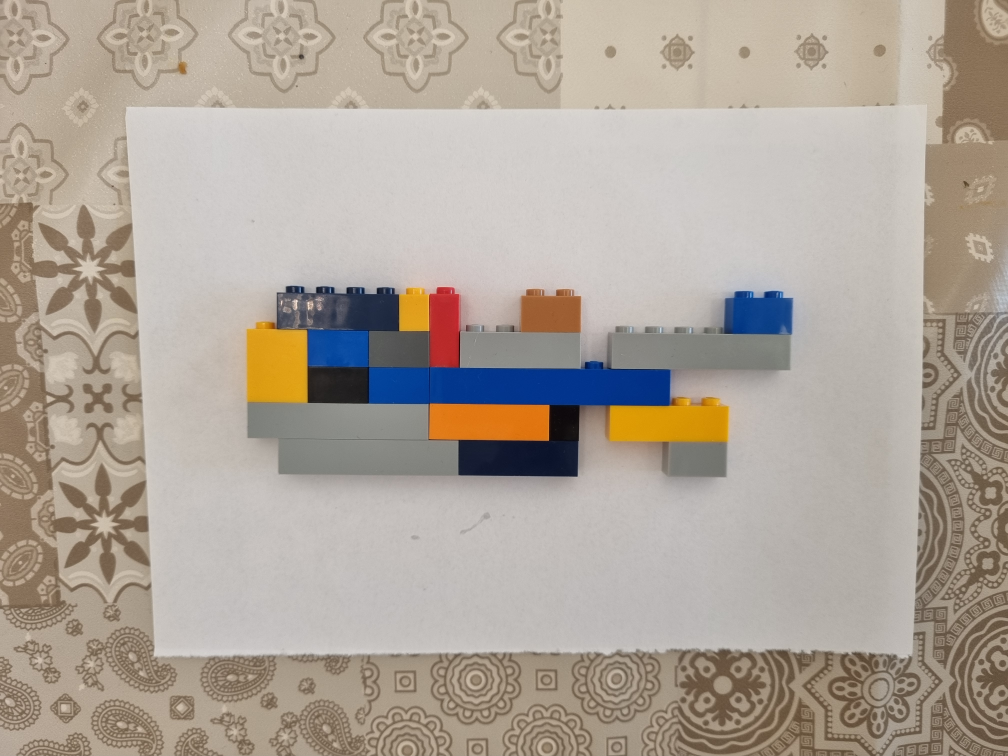
#> input picture fishImages/fish1/fish1_1.jpg, 4032 x 3024 px, found by its file name (shown at 1/4 size)
$ python DominantColors.py
#> lines starting #> are read from the running program, lines starting #| are printed output that depends on the picture
import cv2 as cv
import numpy as np

#createBars funktion laver en bar med farverne og deres farvekoder. når scriptet er testet færdig skal den ændres til kun at returnere farvekode
def createBars(height, width, color):
    bar = np.zeros((height, width, 3), np.uint8)
    bar [:] = color
    red, green, blue = int(color[2]), int(color[1]), int(color[0]) #correct from bgr to rgb
    return bar, (red, green, blue)

img = cv.imread('C:/Users/pauls/PycharmProjects/MED3_ProjektGit/fishImages/fish1/fish1_1.jpg')
#> img is the input picture: shape (3024, 4032, 3); mean B, G, R 152.8, 163.5, 173.6
img = cv.resize(img,(1008,756))
#> img: shape (756, 1008, 3)
img = img[270:500,220:800] #cropout of fish
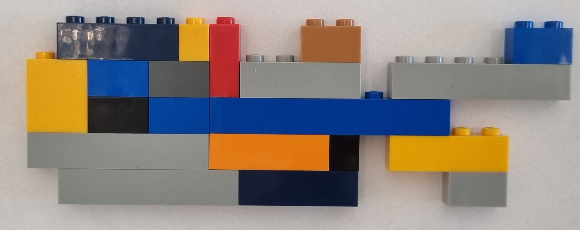
#> img: shape (230, 580, 3); mean B, G, R 127.3, 133.5, 142
img = img[28:59,58:178] #cropout of block
#> img: shape (31, 120, 3)
height, width, _ = np.shape(img) #height and width required for calculating pixels
#> height = 31; width = 120

data = np.reshape(img,(height * width, 3)) #get all pixel values into a list
data = np.float32(data) #convert to float

clusterAmount = 3 #amount of colors to find
criteria = (cv.TERM_CRITERIA_EPS + cv.TERM_CRITERIA_MAX_ITER, 15, 2.0) #maximum iterations and desired accuracy for criteria
flags = cv.KMEANS_RANDOM_CENTERS #KMEANS_RANDOM/PP_CENTERS
compactness, labels, centers = cv.kmeans(data, clusterAmount, None, criteria, 10, flags=flags)
#> compactness = 1984578.6; labels = 3720 values, max 2 at index 57, min 0 at index 7, mean 1.37; centers = [[142.7, 144.6, 155.9], [94.45, 83.98, 84], [67.52, 45.79, 35.93]]

#til createBars function
font = cv.FONT_HERSHEY_SIMPLEX
bars = []
rgbValues = []

for index, row in enumerate(centers):
    bar, rgb = createBars(180, 180, row)
    bars.append(bar)
    rgbValues.append(rgb)
#> this loop made 3 passes
#> (row, red in createBars, green in createBars, blue in createBars) on passes 1 to 3: ([142.7, 144.6, 155.9], 155, 144, 142), ([94.45, 83.98, 84], 84, 83, 94), ([67.52, 45.79, 35.93], 35, 45, 67)
#> pass 1, `bar, rgb = createBars(180, 180, row)`:
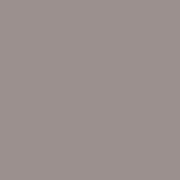
#> bar: shape (180, 180, 3); mean of channels 0, 1, 2 142, 144, 155; drawn as B, G, R
#> pass 2, `bar, rgb = createBars(180, 180, row)`:
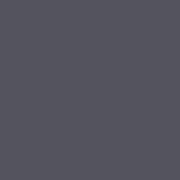
#> bar: shape (180, 180, 3); mean of channels 0, 1, 2 94, 83, 84; drawn as B, G, R
#> pass 3, `bar, rgb = createBars(180, 180, row)`:
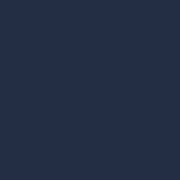
#> bar: shape (180, 180, 3); mean of channels 0, 1, 2 67, 45, 35; drawn as B, G, R
#> after the loop, bars = 3 items; rgbValues = [(155, 144, 142), (84, 83, 94), (35, 45, 67)]

imgBar = np.hstack(bars)
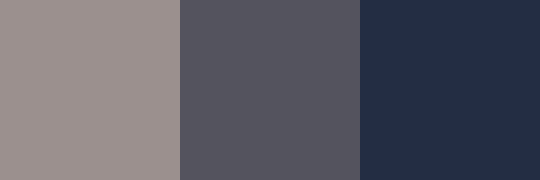
#> imgBar: shape (180, 540, 3); mean of channels 0, 1, 2 101, 90.7, 91.3; drawn as B, G, R

for index, row in enumerate(rgbValues):
    image = cv.putText(imgBar, f'RGB: {row}', (5 + 180 * index, 180 - 10), font, 0.5, (0, 0, 0), 1, cv.LINE_AA)
#> this loop made 3 passes
#> pass 3, `image = cv.putText(imgBar, f'RGB: {row}', (5 + 180 * index, 180 - 10),..`:
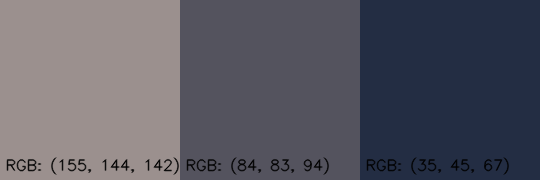
#> image: shape (180, 540, 3); mean of channels 0, 1, 2 99.7, 89.5, 90.1; drawn as B, G, R
    # print(f'{index + 1}. RGB: {row}')

print(min(rgbValues)) #find darkest color. takes care of highlights
#| (35, 45, 67)

#Quantize image
centers = np.uint8(centers)
#> centers = [[142, 144, 155], [94, 83, 84], [67, 45, 35]]
imgQuantized = centers[labels.flatten()]
imgQuantized = imgQuantized.reshape(img.shape)
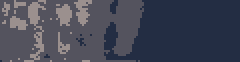
#> imgQuantized: shape (31, 120, 3) (shown 2 times larger); mean B, G, R 86.1, 71.2, 68.1

cv.imshow('Dominant colors', imgBar)
cv.imshow('Image colors quantized', imgQuantized)
cv.imshow('Image', img)

cv.waitKey(0)

$ run again, with fishImages/fish1/fish1_14.jpg copied over fishImages/fish1/fish1_1.jpg
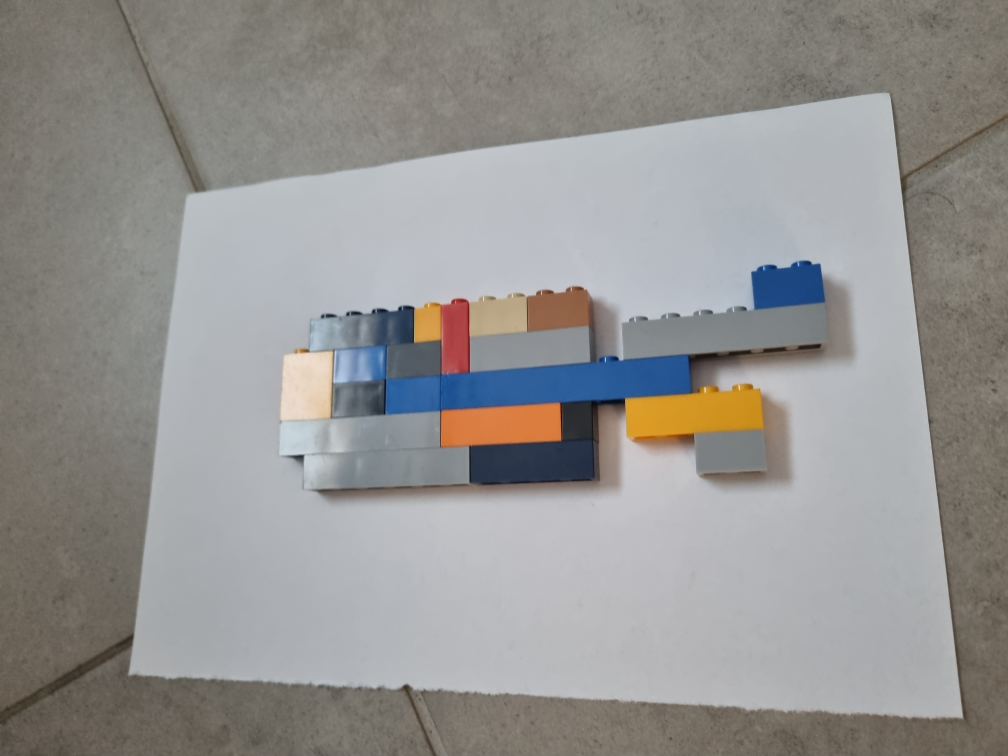
#> input picture fishImages/fish1/fish1_14.jpg, 4032 x 3024 px, found by its file name (shown at 1/4 size)
#> img is the input picture: shape (3024, 4032, 3); mean B, G, R 145.1, 147, 148.3
#> `compactness, labels, centers = cv.kmeans(data, clusterAmount, None, cr..`: compactness = 1343819.6; labels = 3720 values, max 2 at index 1416, min 0 at index 1296, mean 0.981; centers = [[139.5, 129.4, 119.5], [191.2, 183.5, 177.3], [93.1, 74.16, 59.52]]
#> the loop `for index, row in enumerate(centers):` made 3 passes
#> (row, red in createBars, green in createBars, blue in createBars) on passes 1 to 3: ([139.5, 129.4, 119.5], 119, 129, 139), ([191.2, 183.5, 177.3], 177, 183, 191), ([93.1, 74.16, 59.52], 59, 74, 93)
#> after the loop `for index, row in enumerate(centers):`: bars = 3 items; rgbValues = [(119, 129, 139), (177, 183, 191), (59, 74, 93)]
#> `imgBar = np.hstack(bars)`:
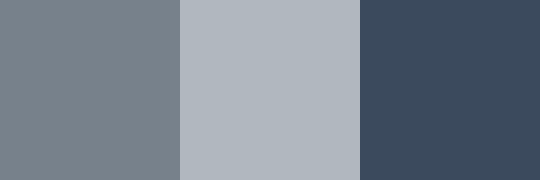
#> imgBar: shape (180, 540, 3); mean of channels 0, 1, 2 141, 128.7, 118.3; drawn as B, G, R
#> the loop `for index, row in enumerate(rgbValues):` made 3 passes
#| (59, 74, 93)
#> `centers = np.uint8(centers)`: centers = [[139, 129, 119], [191, 183, 177], [93, 74, 59]]
#> `imgQuantized = imgQuantized.reshape(img.shape)`:
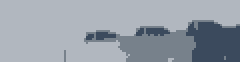
#> imgQuantized: shape (31, 120, 3) (shown 2 times larger); mean B, G, R 168.5, 158.6, 150.7

$ run again, with fishImages/fish1/fish1_3.jpg copied over fishImages/fish1/fish1_1.jpg
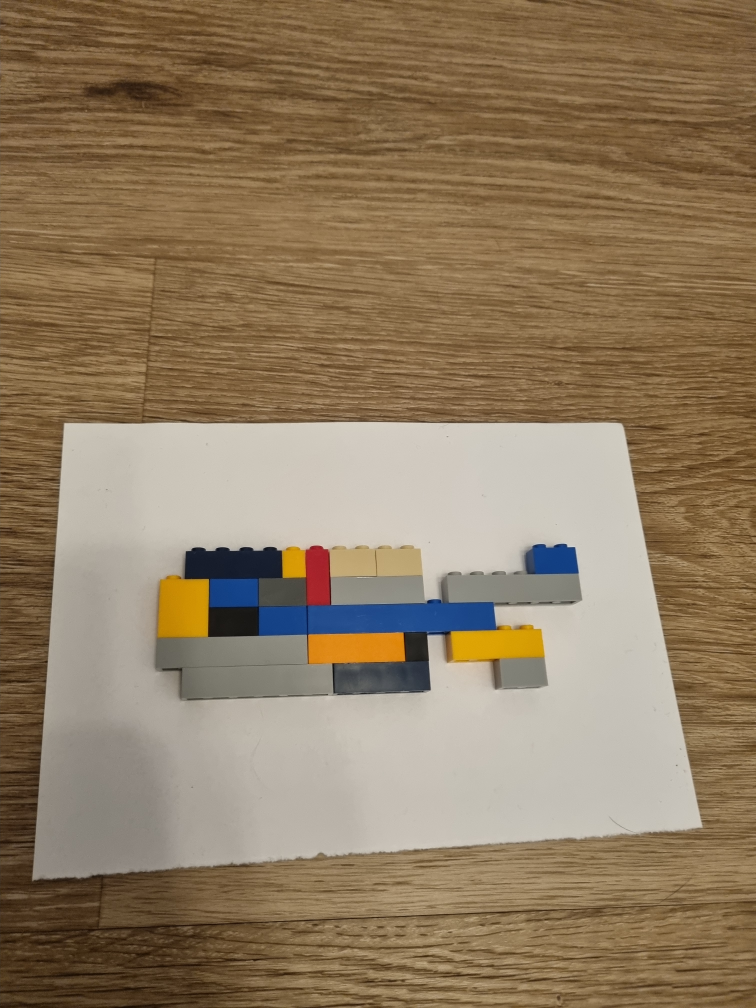
#> input picture fishImages/fish1/fish1_3.jpg, 3024 x 4032 px, found by its file name (shown at 1/4 size)
#> img is the input picture: shape (4032, 3024, 3); mean B, G, R 97.2, 123.8, 143.8
#> `compactness, labels, centers = cv.kmeans(data, clusterAmount, None, cr..`: compactness = 1127527.1; labels = 3720 values, max 2 at index 2288, min 0 at index 0, mean 1; centers = [[54.79, 87.01, 114.6], [87.6, 120.5, 147.4], [188, 200.6, 207.1]]
#> the loop `for index, row in enumerate(centers):` made 3 passes
#> (row, red in createBars, green in createBars, blue in createBars) on passes 1 to 3: ([54.79, 87.01, 114.6], 114, 87, 54), ([87.6, 120.5, 147.4], 147, 120, 87), ([188, 200.6, 207.1], 207, 200, 187)
#> after the loop `for index, row in enumerate(centers):`: bars = 3 items; rgbValues = [(114, 87, 54), (147, 120, 87), (207, 200, 187)]
#> the loop `for index, row in enumerate(rgbValues):` made 3 passes
#| (114, 87, 54)
#> `centers = np.uint8(centers)`: centers = [[54, 87, 114], [87, 120, 147], [187, 200, 207]]
#> `imgQuantized = imgQuantized.reshape(img.shape)`:
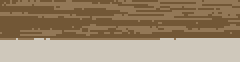
#> imgQuantized: shape (31, 120, 3) (shown 2 times larger); mean B, G, R 111.7, 137.4, 157
